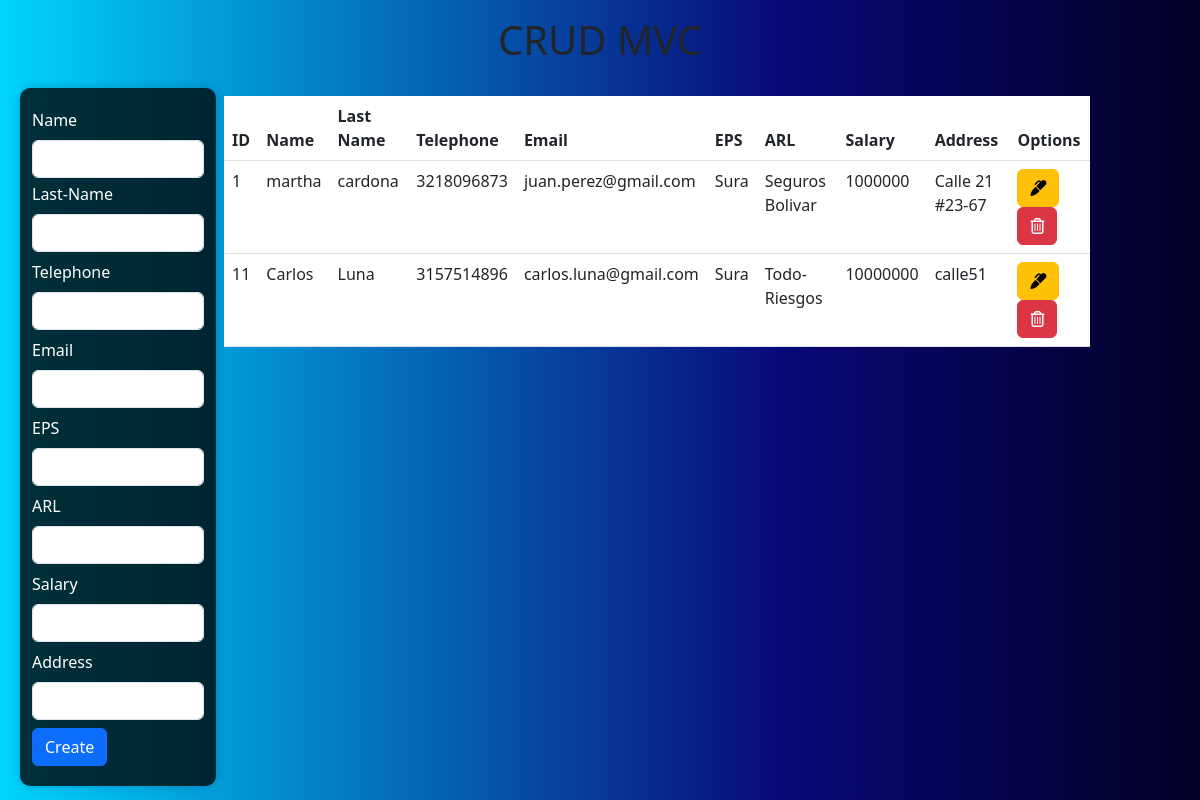
The page / on the database its author committed.
### tables this page shows
CREATE TABLE `employs` (
  `id_emp` int(11) NOT NULL,
  `name` varchar(30) DEFAULT NULL,
  `last_name` varchar(30) DEFAULT NULL,
  `telephone` varchar(15) DEFAULT NULL,
  `email` varchar(70) DEFAULT NULL,
  `EPS` varchar(40) DEFAULT NULL,
  `ARL` varchar(65) DEFAULT NULL,
  `salary` double DEFAULT NULL,
  `address` varchar(70) DEFAULT NULL
);

### index.php (the view, shortened to what this page needs)
<!DOCTYPE html>
<html lang="en">
<head>
    <link href="https://cdn.jsdelivr.net/npm/bootstrap@5.3.0/dist/css/bootstrap.min.css" rel="stylesheet"
>
    <link rel="stylesheet" href="../MVC/css/style.css">
</head>
<body>
    <h1 class="text-center p-3">CRUD MVC</h1>
    <div class="container-fluid row">
        <form class="col-2" method="POST">
            <div class="mb-1 ">
                <label for="exampleInputEmail1" class="form-label">Name</label>
                <input type="text" class="form-control" name="name">
            </div>
            <div class="mb-2 ">
                <label for="exampleInputEmail1" class="form-label">Last-Name</label>
                <input type="text" class="form-control" name="last_name">
            </div>
            <div class="mb-2 ">
                <label for="exampleInputEmail1" class="form-label">Telephone</label>
                <input type="text" class="form-control" name="telephone">
            </div>
            <div class="mb-2 ">
                <label for="exampleInputEmail1" class="form-label">Email</label>
                <input type="email" class="form-control" name="email">
            </div>
            <div class="mb-2 ">
                <label for="exampleInputEmail1" class="form-label">EPS</label>
                <input type="text" class="form-control" name="EPS">
            </div>
            <div class="mb-2 ">
                <label for="exampleInputEmail1" class="form-label">ARL</label>
                <input type="text" class="form-control" name="ARL">
            </div>
            <div class="mb-2 ">
                <label for="exampleInputEmail1" class="form-label">Salary</label>
                <input type="text" class="form-control" name="salary">
            </div>
            <div class="mb-2 ">
                <label for="exampleInputEmail1" class="form-label">Address</label>
                <input type="text" class="form-control" name="address">
            </div>
            <button type="submit" class="btn btn-primary" name="create" value="ok">Create</button>
        </form>
        <div class="col-9 p-2">
            <table class="table">
                <thead>
                    <tr>
                        <th scope="col">ID</th>
                        <th scope="col">Name</th>
                        <th scope="col">Last Name</th>
                        <th scope="col">Telephone</th>
                        <th scope="col">Email</th>
                        <th scope="col">EPS</th>
                        <th scope="col">ARL</th>
                        <th scope="col">Salary</th>
                        <th scope="col">Address</th>
                        <th scope="col">Options</th>
                    </tr>
                </thead>
                <tbody>
                    <?php
                    include "model/db.php";
                    $sql = $conn->query("select * from employs");
                    while ($datos = $sql->fetch_object()) { ?>
                        <tr>
                            <td>
                                <?= $datos->id_emp ?>
                            </td>
                            <td>
                                <?= $datos->name ?>
                            </td>
                            <td>
                                <?= $datos->last_name ?>
                            </td>
                            <td>
                                <?= $datos->telephone ?>
                            </td>
                            <td>
                                <?= $datos->email ?>
                            </td>
                            <td>
                                <?= $datos->EPS ?>
                            </td>
                            <td>
                                <?= $datos->ARL ?>
                            </td>
                            <td>
                                <?= $datos->salary ?>
                            </td>
                            <td>
                                <?= $datos->address ?>
                            </td>
                            <td>
                                <a href="update.php?id_emp=<?= $datos->id_emp ?>" class="btn btn-small btn-warning"><i
                                        class='fa-solid fa-marker'></i></a>
                                <a href="index.php?id_emp=<?= $datos->id_emp ?>" class="btn btn-small btn-danger"><i
                                        class='fa-regular fa-trash-can'></i></a>
                            </td>
                        </tr>
                        <?php
                    }
                    ?>
                </tbody>
            </table>
        </div>
    </div>
</body>
</html>

### css/style.css (style rules this page uses)
body { background: rgb(2, 0, 36); background: -moz-linear-gradient(270deg, rgba(2, 0, 36, 1) 0%, rgba(9, 9, 121, 1) 35%, rgba(0, 212, 255, 1) 100%); background: -webkit-linear-gradient(270deg, rgba(2, 0, 36, 1) 0%, rgba(9, 9, 121, 1) 35%, rgba(0, 212, 255, 1) 100%); background: linear-gradient(270deg, rgba(2, 0, 36, 1) 0%, rgba(9, 9, 121, 1) 35%, rgba(0, 212, 255, 1) 100%); filter: progid:DXImageTransform.Microsoft.gradient(startColorstr="#020024", endColorstr="#00d4ff", GradientType=1); }
form { background-color: rgba(0, 0, 0, 0.774); backdrop-filter: blur(10px); padding: 20px; border-radius: 10px; box-shadow: 0 0 10px rgba(0, 0, 0, 0.2); color: white; margin-left: 20px; }

### rows shown on the page
employs: id_emp "1", name "martha", last_name "cardona", telephone "3218096873", email "juan.perez@gmail.com", EPS "Sura", ARL "Seguros Bolivar", salary "1000000", address "Calle 21 #23-67"
employs: id_emp "11", name "Carlos", last_name "Luna", telephone "3157514896", email "carlos.luna@gmail.com", EPS "Sura", ARL "Todo-Riesgos", salary "10000000", address "calle51"
